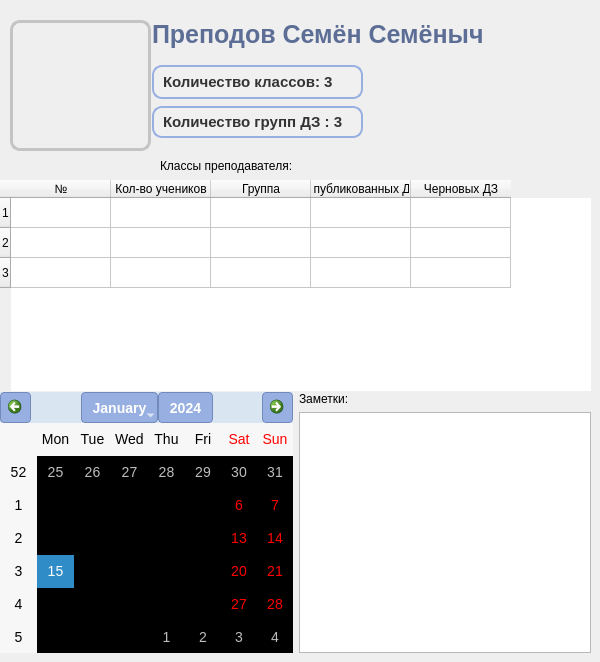
      <widget class="QWidget" name="tab_teacher">
       <property name="sizePolicy">
        <sizepolicy hsizetype="Expanding" vsizetype="Expanding">
         <horstretch>0</horstretch>
         <verstretch>0</verstretch>
        </sizepolicy>
       </property>
       <property name="focusPolicy">
        <enum>Qt::FocusPolicy::NoFocus</enum>
       </property>
       <property name="contextMenuPolicy">
        <enum>Qt::ContextMenuPolicy::NoContextMenu</enum>
       </property>
       <property name="toolTip">
        <string>&lt;html&gt;&lt;head/&gt;&lt;body&gt;&lt;p&gt;&lt;br/&gt;&lt;/p&gt;&lt;/body&gt;&lt;/html&gt;</string>
       </property>
       <property name="toolTipDuration">
        <number>-1</number>
       </property>
       <property name="whatsThis">
        <string>&lt;html&gt;&lt;head/&gt;&lt;body&gt;&lt;p&gt;&lt;br/&gt;&lt;/p&gt;&lt;/body&gt;&lt;/html&gt;</string>
       </property>
       <attribute name="icon">
        <iconset resource="res1.qrc">
         <normaloff>:/icons/Страница учителя.png</normaloff>:/icons/Страница учителя.png</iconset>
       </attribute>
       <attribute name="title">
        <string/>
       </attribute>
       <widget class="QLabel" name="teacher_label_icon">
        <property name="geometry">
         <rect>
          <x>10</x>
          <y>20</y>
          <width>141</width>
          <height>131</height>
         </rect>
        </property>
        <property name="styleSheet">
         <string notr="true">QLabel {
        background-image: url(':/icons/classroom.png');
        background-repeat: no-repeat;
        background-position: center;
        border: 3px solid #c4c4c4; /* Опционально: рамка */
        border-radius: 10px; /* Опционально: скругленные углы */
    }</string>
        </property>
        <property name="text">
         <string/>
        </property>
       </widget>
       <widget class="QTableWidget" name="teacher_table">
        <property name="geometry">
         <rect>
          <x>0</x>
          <y>180</y>
          <width>591</width>
          <height>211</height>
         </rect>
        </property>
        <property name="styleSheet">
         <string notr="true">QTableWidget {
	border: off;
}</string>
        </property>
        <row/>
        <row/>
        <row/>
        <column>
         <property name="text">
          <string>№</string>
         </property>
        </column>
        <column>
         <property name="text">
          <string>Кол-во учеников</string>
         </property>
        </column>
        <column>
         <property name="text">
          <string>Группа</string>
         </property>
        </column>
        <column>
         <property name="text">
          <string>Опубликованных ДЗ</string>
         </property>
        </column>
        <column>
         <property name="text">
          <string>Черновых ДЗ</string>
         </property>
        </column>
        <item row="0" column="0">
         <property name="text">
          <string/>
         </property>
        </item>
        <item row="0" column="1">
         <property name="text">
          <string/>
         </property>
        </item>
        <item row="0" column="2">
         <property name="text">
          <string/>
         </property>
        </item>
        <item row="0" column="3">
         <property name="text">
          <string/>
         </property>
        </item>
        <item row="0" column="4">
         <property name="text">
          <string/>
         </property>
        </item>
        <item row="1" column="0">
         <property name="text">
          <string/>
         </property>
        </item>
        <item row="1" column="1">
         <property name="text">
          <string/>
         </property>
        </item>
        <item row="1" column="2">
         <property name="text">
          <string/>
         </property>
        </item>
        <item row="1" column="3">
         <property name="text">
          <string/>
         </property>
        </item>
        <item row="1" column="4">
         <property name="text">
          <string/>
         </property>
        </item>
        <item row="2" column="0">
         <property name="text">
          <string/>
         </property>
        </item>
        <item row="2" column="1">
         <property name="text">
          <string/>
         </property>
        </item>
        <item row="2" column="2">
         <property name="text">
          <string/>
         </property>
        </item>
        <item row="2" column="3">
         <property name="text">
          <string/>
         </property>
        </item>
        <item row="2" column="4">
         <property name="text">
          <string/>
         </property>
        </item>
       </widget>
       <widget class="QLabel" name="teacher_label_name">
        <property name="geometry">
         <rect>
          <x>152</x>
          <y>14</y>
          <width>431</width>
          <height>41</height>
         </rect>
        </property>
        <property name="styleSheet">
         <string notr="true">QLabel {
	color: #5c6e96;
	font-size: 25px; /* Размер шрифта */
    font-weight: bold; /* Толщина шрифта */
}
</string>
        </property>
        <property name="text">
         <string>Преподов Семён Семёныч</string>
        </property>
       </widget>
       <widget class="QLabel" name="teacher_label_headertable">
        <property name="geometry">
         <rect>
          <x>160</x>
          <y>150</y>
          <width>204</width>
          <height>32</height>
         </rect>
        </property>
        <property name="text">
         <string>Классы преподавателя:</string>
        </property>
       </widget>
       <widget class="QLabel" name="teacher_label_numgroups">
        <property name="geometry">
         <rect>
          <x>152</x>
          <y>106</y>
          <width>211</width>
          <height>32</height>
         </rect>
        </property>
        <property name="styleSheet">
         <string notr="true">QLabel {
    color: #333333; /* Цвет текста */
    font-size: 15px; /* Размер шрифта */
    font-weight: bold; /* Толщина шрифта */
    text-align: center; /* Выравнивание текста по центру */
    border: 2px solid #98AFE1; /* Рамка вокруг QLabel */
    border-radius: 10px; /* Скругление углов */
    background-color: #F0F0F0; /* Фоновый цвет */
    padding: 5px; /* Внутренние отступы */
}



</string>
        </property>
        <property name="text">
         <string>Количество групп ДЗ : 3</string>
        </property>
       </widget>
       <widget class="QLabel" name="teacher_label_numclasses">
        <property name="geometry">
         <rect>
          <x>152</x>
          <y>65</y>
          <width>211</width>
          <height>34</height>
         </rect>
        </property>
        <property name="styleSheet">
         <string notr="true">QLabel {
    color: #333333; /* Цвет текста */
    font-size: 15px; /* Размер шрифта */
    font-weight: bold; /* Толщина шрифта */
    text-align: center; /* Выравнивание текста по центру */
    border: 2px solid #98AFE1; /* Рамка вокруг QLabel */
    border-radius: 10px; /* Скругление углов */
    background-color: #F0F0F0; /* Фоновый цвет */
    padding: 5px; /* Внутренние отступы */
}


</string>
        </property>
        <property name="text">
         <string>Количество классов: 3</string>
        </property>
       </widget>
       <widget class="QWidget" name="">
        <property name="geometry">
         <rect>
          <x>0</x>
          <y>392</y>
          <width>591</width>
          <height>261</height>
         </rect>
        </property>
        <layout class="QHBoxLayout" name="horizontalLayout_5">
         <item>
          <widget class="QCalendarWidget" name="teacher_calendar">
           <property name="styleSheet">
            <string notr="true">/* Основной стиль календаря */
QCalendarWidget {
background-color: #ffffff; /* Белый фон */
border: 2px solid #c4c4c4; /* Серые границы */
border-radius: 20px; /* Скруглённые углы */
font-size: 14px; /* Размер шрифта */
color: #333333; /* Цвет текста */
}

QCalendarWidget QWidget {
    background-color: #d9e6f2; /* Новый цвет фона */
    border: none;             /* Убираем рамку */
}

/* Заголовки месяцев и кнопки навигации */
QCalendarWidget QToolButton {
background-color: #98AFE1; /* Фон кнопок (месяц, навигация) */
color: white; /* Белый текст */
border: 1px solid #7289bb; /* Граница кнопок */
border-radius: 4px; /* Скруглённые углы */
font-weight: bold; /* Жирный шрифт */
padding: 5px;
}

QCalendarWidget QToolButton:hover {
background-color: #5c6e96; /* Цвет кнопки при наведении */
}

QCalendarWidget QToolButton:pressed {
background-color: #4b587a; /* Цвет кнопки при нажатии */
}


/* Ячейки с днями месяца */
QCalendarWidget QAbstractItemView:item {
border: 1px dashed #7289bb ; /* Без границ по умолчанию */

}

/* Текущая дата */
QCalendarWidget QAbstractItemView:item:selected {
background-color: #7289bb; /* Цвет выделения текущей даты */
color: white; /* Белый текст */
font-weight: bold;
}


/* Даты из других месяцев */
QCalendarWidget QAbstractItemView:item:!enabled {
background-color: #f5f5f5; /* Светлый фон для дат из других месяцев */
color: #b0b0b0; /* Серый текст */
}

/* Убираем прозрачность */
QCalendarWidget QAbstractItemView {
background: transparent;
}


/* Даты из других месяцев */
QCalendarWidget QAbstractItemView:item:!enabled {
    background-color: #f0f0f0; /* Светло-серый фон */
    color: #a0a0a0;            /* Бледно-серый текст */
    font-style: italic;        /* Курсив для визуального выделения */
}

/* Субботы */
QCalendarWidget QAbstractItemView:item:enabled:nth-of-type(6) {
    background-color: #FFF4E0; /* Пастельно-оранжевый фон */
    color: #CC6600;            /* Оранжевый текст */
    font-weight: bold;         /* Жирный шрифт */
}

/* Воскресенья */
QCalendarWidget QAbstractItemView:item:enabled:nth-of-type(7) {
    background-color: #FFE6E6; /* Пастельно-красный фон */
    color: #CC0000;            /* Красный текст */
    font-weight: bold;         /* Жирный шрифт */
}


</string>
           </property>
          </widget>
         </item>
         <item>
          <layout class="QVBoxLayout" name="verticalLayout">
           <item>
            <widget class="QLabel" name="teacher_label_notes">
             <property name="text">
              <string>Заметки:</string>
             </property>
            </widget>
           </item>
           <item>
            <widget class="QTextEdit" name="teacher_textEdit">
             <property name="html">
              <string>&lt;!DOCTYPE HTML PUBLIC &quot;-//W3C//DTD HTML 4.0//EN&quot; &quot;http://www.w3.org/TR/REC-html40/strict.dtd&quot;&gt;
&lt;html&gt;&lt;head&gt;&lt;meta name=&quot;qrichtext&quot; content=&quot;1&quot; /&gt;&lt;meta charset=&quot;utf-8&quot; /&gt;&lt;style type=&quot;text/css&quot;&gt;
p, li { white-space: pre-wrap; }
hr { height: 1px; border-width: 0; }
li.unchecked::marker { content: &quot;\2610&quot;; }
li.checked::marker { content: &quot;\2612&quot;; }
&lt;/style&gt;&lt;/head&gt;&lt;body style=&quot; font-family:'Segoe UI'; font-size:14px; font-weight:400; font-style:normal;&quot;&gt;
&lt;p style=&quot;-qt-paragraph-type:empty; margin-top:0px; margin-bottom:0px; margin-left:0px; margin-right:0px; -qt-block-indent:0; text-indent:0px;&quot;&gt;&lt;br /&gt;&lt;/p&gt;&lt;/body&gt;&lt;/html&gt;</string>
             </property>
            </widget>
           </item>
          </layout>
         </item>
        </layout>
       </widget>
       <zorder>teacher_label_name</zorder>
       <zorder>teacher_label_headertable</zorder>
       <zorder>teacher_label_numgroups</zorder>
       <zorder>teacher_label_numclasses</zorder>
       <zorder>teacher_label_icon</zorder>
       <zorder>teacher_table</zorder>
       <zorder>teacher_calendar</zorder>
       <zorder>teacher_textEdit</zorder>
       <zorder>teacher_label_notes</zorder>
      </widget>
